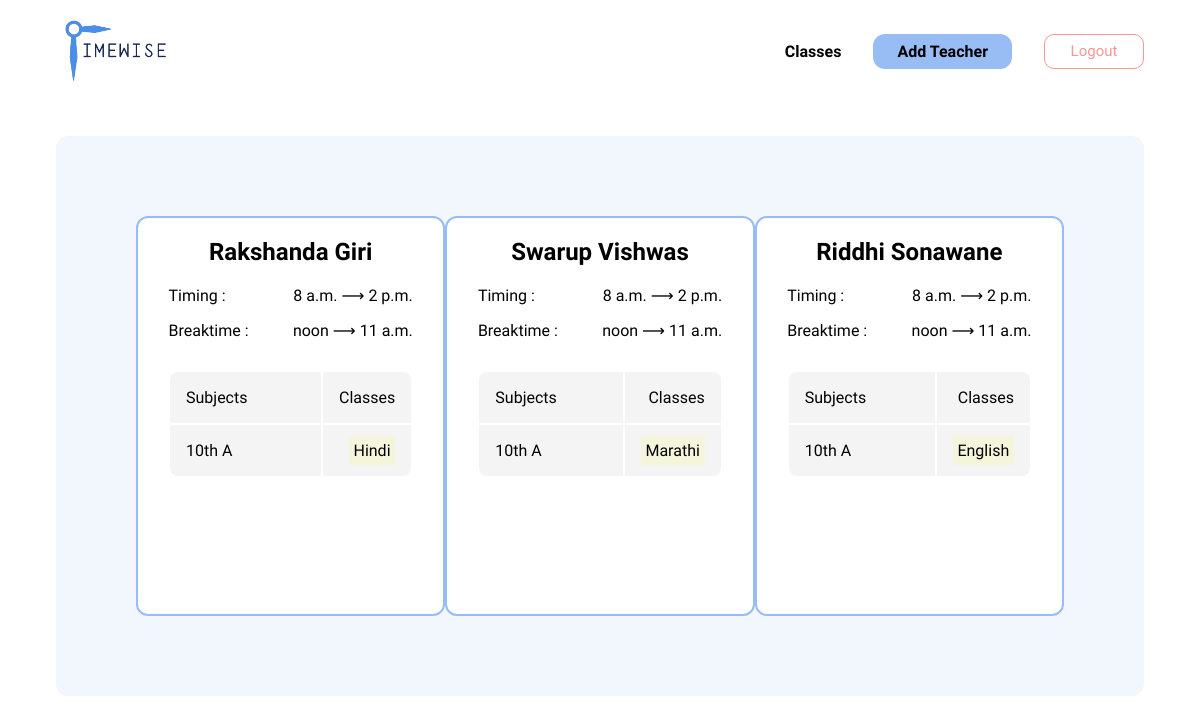
/teacher/ (signed in), run on the app's committed database.
### generator/models.py (models this page shows)
class Teacher(models.Model):
    id = models.AutoField(primary_key=True)
    name = models.CharField(max_length=100)
    start_time = models.TimeField()
    end_time = models.TimeField()
    break_start = models.TimeField()
    break_end = models.TimeField()
    author = models.ForeignKey(
        settings.AUTH_USER_MODEL, on_delete=models.CASCADE, null=True
    )
    classes = models.JSONField(null=True)

### generator/views.py (the view, shortened to what this page needs)
# urls.py: path("teacher/", views.teacher, name="teacher"),
def teacher(request):
    if request.user.is_authenticated:
        teacher_data = Teacher.objects.filter(author=request.user)
        print(Fore.GREEN)
        a = {}
        for teacher in teacher_data:
            try:
                a[teacher.name] = json.loads(teacher.classes)
            except:
                pass
        print(a)
        print(Fore.RESET)
        return render(
            request, "generator/teachers.html", {"teachers": teacher_data, "classes": a}
        )
    else:
        return redirect("generator:register")

### generator/templates/generator/teachers.html (shortened to what this page needs)
{% load static %}
<!DOCTYPE html>
<html lang="en">
<head>
    <link rel="stylesheet" href="{% static './style.css' %}">
</head>
<body>
    <nav class="nav-bar">
        <img src="{% static './images/logo.png' %}" class="logo">
        <div class="nav-urls">
            <div class="sub-url">
                <a href="{% url 'generator:home' %}">
                    Classes
                </a>
            </div>
            <div id="add-class" class="url-link">
                Add Teacher
            </div>
            <a href="{% url 'generator:logout' %}">
                <button class="logout">Logout</button>
            </a>
        </div>
    </nav>
    <main class="main" style="padding: 5rem; height: 50vh;">
        {% for t in teachers %}
        <section class="class">
            <h2 class="class-name">
                {{ t.name }}
            </h2>
            <div class="secondary-card">
                <div class="secondary-info">
                    <div class="secondary-title">
                        Timing :
                    </div>
                    <div class="secondary-value">
                        {{ t.start_time }} ⟶ {{ t.end_time }}
                    </div>
                </div>
                <div class="secondary-info">
                    <div class="secondary-title">
                        Breaktime :
                    </div>
                    <div class="secondary-value">
                        {{ t.break_start }} ⟶ {{ t.break_end }}
                    </div>
                </div>
            </div>
            <div class="secondary-table">
                    <div class="table-sub">
                        Subjects
                    </div>
                    <div class="table-lec">
                        Classes
                    </div>
                    <ul class="table-data-sub">
                        {% for key1,value1 in classes.items %}
                        {% if key1 == t.name %}
                         {% for s, j in value1.items %}
                        <li>
                                {{ s }}
                        </li>
                        {% endfor %}
                        {% endif %}
                        {% endfor %}
                    </ul>
                    <ul class="table-data-lec">
                        {% for key1,value1 in classes.items %}
                        {% if key1 == t.name %}
                        <li>
                         {% for s, j in value1.items %}
                                {% for k in j %}
                                <span style="background-color: beige; padding: .3rem;">{{ k }}</span>
                                {% endfor %}
                                {% endfor %}
                            </li>
                            {% endif %}
                        {% endfor %}
                    </ul>
            </div>
        </section>
        {% endfor %}
    </main>
</body>
</html>

### generator/static/style.css (style rules this page uses)
* { font-family: 'Rajdhani', sans-serif; }
body { padding: .5rem 3rem; }
.logout { width: 100px; height: 35px; background-color: white; color: #F49898; border: #F49898 solid 1px; border-radius: 10px; font-size: 15px; }
nav.nav-bar { display: flex; justify-content: space-between; align-items: center; }
.nav-urls { display: flex; gap: 2rem; font-weight: 600; align-items: center; }
.logo { height: 70px; filter: hue-rotate(30deg); }
.url-link { padding: .5rem 1.5rem; background-color: #98BCF4; border-radius: 12px; }
main.main { background-color: #F2F7FD; display: grid; grid-template-columns: 1fr 1fr 1fr; justify-content: space-around; padding: 2rem; border-radius: 12px; margin-top: 50px; }
.class { border: 2px solid #98BCF4; background-color: #fff; border-radius: 12px; }
.class-name { text-align: center; }
.secondary-info { display: flex; gap: .5rem; align-items: flex-start; justify-content: space-between; padding: 0rem 4rem; width: 80%; }
.secondary-card { display: flex; flex-direction: column; align-items: center; justify-content: center; gap: 1rem; }
.secondary-table { display: grid; grid-template-columns: 1fr 1fr 1fr; align-items: flex-start; text-align: left; gap: 2px; column-gap: 2px; margin: 2rem; }
ul { list-style: none; margin: 0; }
.secondary-table div, .secondary-table ul { padding: 1rem; background-color: #F4F4F4; }
.table-sub { border-top-left-radius: 8px; grid-column: 1 / 3; }
.table-lec { border-top-right-radius: 8px; text-align: right; }
.table-data-sub { border-bottom-left-radius: 8px; grid-column: 1 / 3; }
.table-data-lec { border-bottom-right-radius: 8px; text-align: right; }
button { cursor: pointer; }
a { text-decoration: none; color: currentColor; }

### data on the page
Teacher: name "Rakshanda Giri", start_time "8 a.m.", end_time "2 p.m.", break_start "noon", break_end "11 a.m.", value1 "10th A", j "Hindi"
Teacher: name "Swarup Vishwas", start_time "8 a.m.", end_time "2 p.m.", break_start "noon", break_end "11 a.m.", value1 "10th A", j "Marathi"
Teacher: name "Riddhi Sonawane", start_time "8 a.m.", end_time "2 p.m.", break_start "noon", break_end "11 a.m.", value1 "10th A", j "English"
